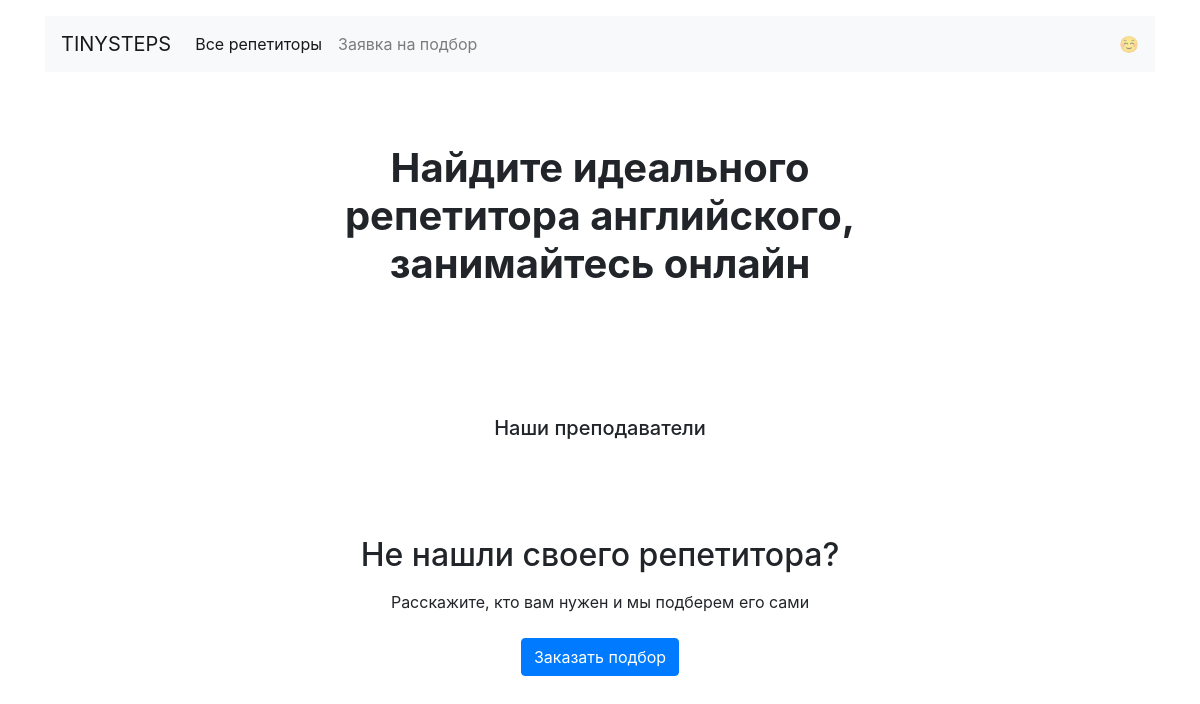
/, run on an earlier commit of the app's database.
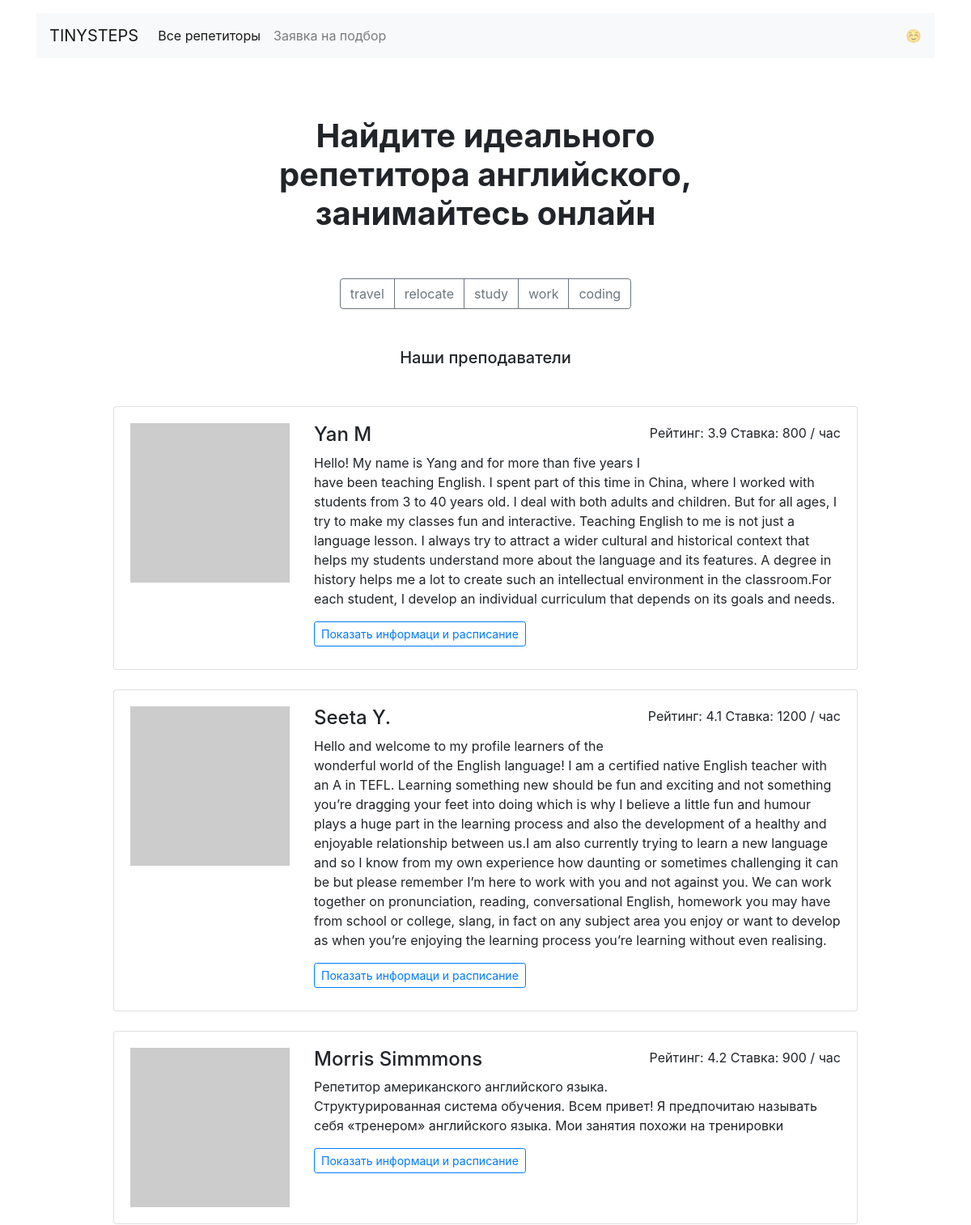
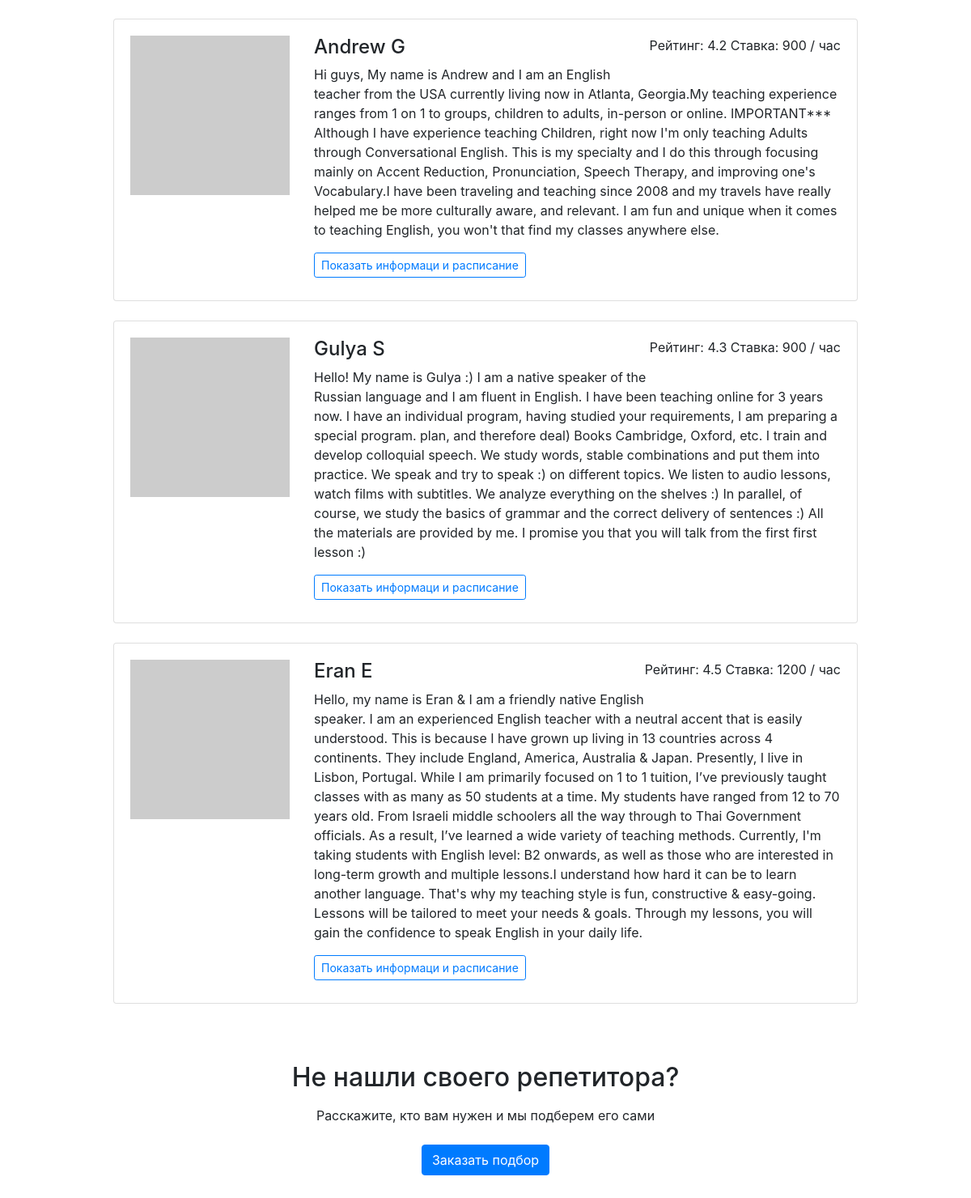
And on a later commit of the database (2 pictures, top to bottom).
### app.py (models this page shows)
class Teachers(db.Model):
    __tablename__ = 'teachers'
    id = db.Column(db.Integer, primary_key=True)
    name = db.Column(db.String, nullable=False)
    about = db.Column(db.String, nullable=False)
    rating = db.Column(db.Float, nullable=False)
    picture = db.Column(db.String, nullable=False)
    price = db.Column(db.Integer, nullable=False)
    lesson_time = db.Column(db.String)
    goals = db.relationship("Goals", back_populates="goal")
    week_day = db.relationship("TimetableTeachers", back_populates="week")

### app.py (the view)
@app.route('/')  # главная
def index():
    teachers_query = db.session.query(Teachers).order_by(Teachers.rating).limit(6)
    global list_goal
    return render_template("index.html", goals=list_goal, teachers=teachers_query.all())

### templates/index.html
{% extends 'base.html' %}
{% block container %}
<main class="container mt-3 mb-5">
    <section>
        <h1 class="h1 text-center mx-auto mt-4 py-5"><strong>Найдите идеального <br>репетитора английского, <br>занимайтесь
            онлайн</strong></h1>
        <div class="text-center mb-5">
            <div class="btn-group mx-auto mb-0" role="group" aria-label="Basic example">
                {% for key in goals %}
                    <a href="{{ url_for('goals', goal=key) }}" class="btn btn-outline-secondary">{{ key }}</a>
                {% endfor %}
            </div>
        </div>
        <h2 class="h5 text-center mb-5">Наши преподаватели</h2>
        <div class="row">
            <div class="col-12 col-lg-10 offset-lg-1 m-auto">
                {% for teacher in teachers %}
                <div class="card mb-4">
                    <div class="card-body">
                        <div class="row">
                            <div class="col-3"><img src="{{ teacher.picture }}" class="img-fluid" alt=""></div>
                            <div class="col-9">
                                <p class="float-right">Рейтинг: {{ teacher.rating }} Ставка: {{ teacher.price }} /
                                    час</p>
                                <h2 class="h4">{{ teacher.name }}</h2>
                                <p>{{ teacher.about }}</p>
                                <a href="{{url_for('profiles', id_teacher=teacher.id )}}"
                                   class="btn btn-outline-primary btn-sm mr-3 mb-2">Показать информаци и расписание</a>
                            </div>
                        </div>
                    </div>
                </div>
                {% endfor %}
            </div>
        </div>
        <h2 class="text-center mt-5 mb-3">Не нашли своего репетитора?</h2>
        <p class="text-center mb-4">Расскажите, кто вам нужен и мы подберем его сами</p>
        <div class="text-center pb-5">
            <a href="{{url_for('request_teacher')}}" class="btn btn-primary">Заказать подбор</a>
        </div>
    </section>
</main>
{% endblock %}

### templates/base.html (shortened to what this page needs)
<!DOCTYPE html>
<html lang="ru">
<head>
    <link rel="stylesheet" href="https://stackpath.bootstrapcdn.com/bootstrap/4.3.1/css/bootstrap.min.css"
>
</head>
<body>
<header class="container mt-3">
    <nav class="navbar navbar-expand-lg navbar-light bg-light">
        <a class="navbar-brand" href="{{url_for('index')}}">TINYSTEPS</a>
        <div class="collapse navbar-collapse" id="navbarNav">
            <ul class="navbar-nav">
                <li class="nav-item active">
                    <a class="nav-link" href="{{ url_for('teachers') }}">Все репетиторы</a>
                </li>
                <li class="nav-item">
                    <a class="nav-link" href="{{ url_for('request_teacher') }}">Заявка на подбор</a>
                </li>
            </ul>
        </div>
        <span class="navbar-text d-sm-none d-lg-block">
        ☺️
      </span>
    </nav>
</header>
{% block container %}{% endblock %}
</body>
</html>

What changed in the data, as far as the page shows it:
added Teachers: rating "3.9", price "800", name "Yan M", about "Hello! My name is Yang and for more than five years I have been teaching English. I spent part of this time in China, where I worked with students from 3 to 40 years old. I deal with both adults and children. But for all ages, I try to make my classes fun and interactive. Teaching English to me is not just a language lesson. I always try to attract a wider cultural and historical context that helps my students understand more about the language and its features. A degree in history helps me a lot to create such an intellectual environment in the classroom.For each student, I develop an individual curriculum that depends on its goals and needs."
added Teachers: rating "4.1", price "1200", name "Seeta Y.", about "Hello and welcome to my profile learners of the wonderful world of the English language! I am a certified native English teacher with an A in TEFL. Learning something new should be fun and exciting and not something you’re dragging your feet into doing which is why I believe a little fun and humour plays a huge part in the learning process and also the development of a healthy and enjoyable relationship between us.I am also currently trying to learn a new language and so I know from my own experience how daunting or sometimes challenging it can be but please remember I’m here to work with you and not against you. We can work together on pronunciation, reading, conversational English,…"
added Teachers: rating "4.2", price "900", name "Morris Simmmons", about "Репетитор американского английского языка. Структурированная система обучения. Всем привет! Я предпочитаю называть себя «тренером» английского языка. Мои занятия похожи на тренировки"
added Teachers: rating "4.2", price "900", name "Andrew G", about "Hi guys, My name is Andrew and I am an English teacher from the USA currently living now in Atlanta, Georgia.My teaching experience ranges from 1 on 1 to groups, children to adults, in-person or online. IMPORTANT*** Although I have experience teaching Children, right now I'm only teaching Adults through Conversational English. This is my specialty and I do this through focusing mainly on Accent Reduction, Pronunciation, Speech Therapy, and improving one's Vocabulary.I have been traveling and teaching since 2008 and my travels have really helped me be more culturally aware, and relevant. I am fun and unique when it comes to teaching English, you won't that find my classes anywhere else."
added Teachers: rating "4.3", price "900", name "Gulya S", about "Hello! My name is Gulya :) I am a native speaker of the Russian language and I am fluent in English. I have been teaching online for 3 years now. I have an individual program, having studied your requirements, I am preparing a special program. plan, and therefore deal) Books Cambridge, Oxford, etc. I train and develop colloquial speech. We study words, stable combinations and put them into practice. We speak and try to speak :) on different topics. We listen to audio lessons, watch films with subtitles. We analyze everything on the shelves :) In parallel, of course, we study the basics of grammar and the correct delivery of sentences :) All the materials are provided by me. I promise you…"
added Teachers: rating "4.5", price "1200", name "Eran E", about "Hello, my name is Eran & I am a friendly native English speaker. I am an experienced English teacher with a neutral accent that is easily understood. This is because I have grown up living in 13 countries across 4 continents. They include England, America, Australia & Japan. Presently, I live in Lisbon, Portugal. While I am primarily focused on 1 to 1 tuition, I’ve previously taught classes with as many as 50 students at a time. My students have ranged from 12 to 70 years old. From Israeli middle schoolers all the way through to Thai Government officials. As a result, I’ve learned a wide variety of teaching methods. Currently, I'm taking students with English level: B2 onwards, as well as…"
Also different on the page:
new list line: "travel"
new list line: "relocate"
new list line: "study"
new list line: "work"
new list line: "coding"
